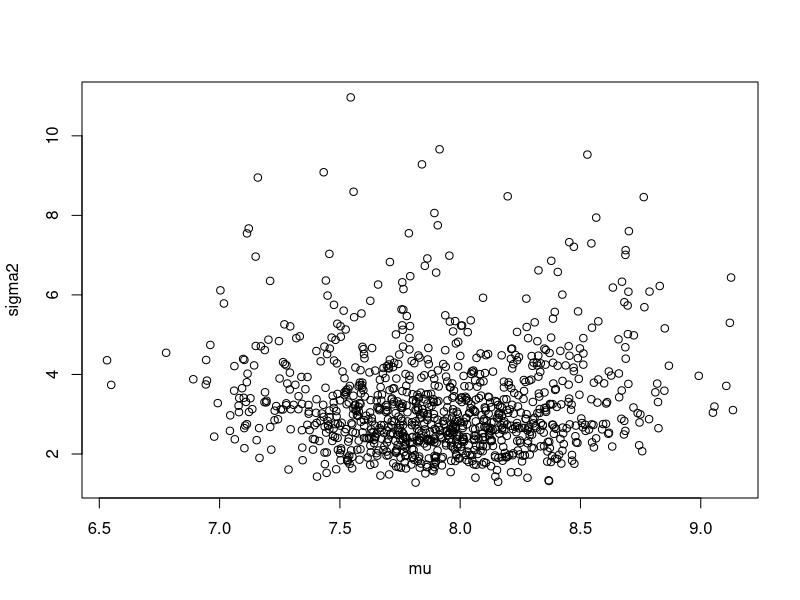
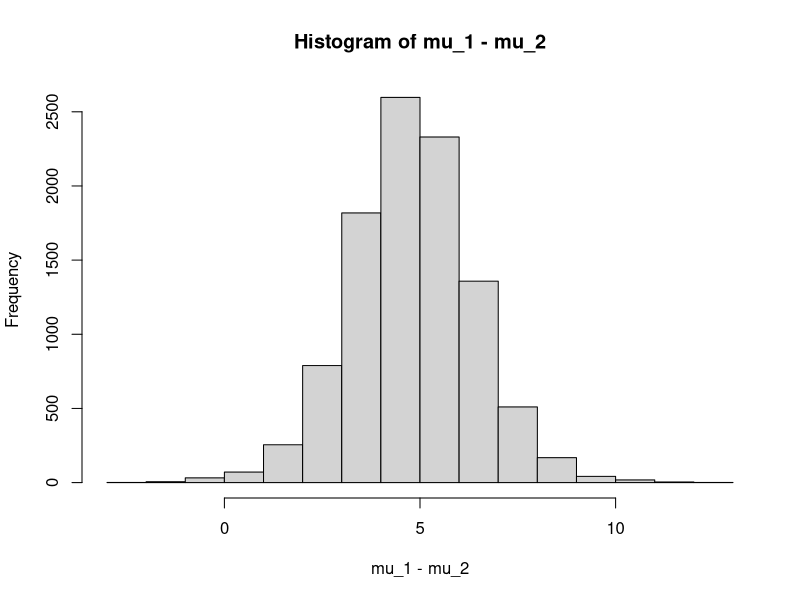

R code for these plots, in order:
## ---- chunk 1
knitr::opts_chunk$set(echo = TRUE)
## ---- chunk 2
set.seed(29)
## ---- chunk 3
library(LearnBayes)
## ---- chunk 4
y = c(9.0, 8.5, 7.0, 8.5, 6.0, 12.5, 6.0, 9.0, 8.5, 7.5, 8.0, 6.0, 9.0, 8.0, 7.0, 10.0, 9.0, 7.5, 5.0, 6.5)
y
length(y)
## ---- chunk 5
S = sum((y - mean(y))^2)
n = length(y)
sigma2 = S * 1/rchisq(1000, n - 1)
mu = rnorm(1000, mean = mean(y), sd = sqrt(sigma2)/sqrt(n))
plot(mu, sigma2)
## ---- chunk 6
quantile(mu, c(0.05, 0.95))
quantile(sqrt(sigma2), c(0.05, 0.95))
## ---- chunk 7
p_75 = mu + 0.674 * sqrt(sigma2)
mean(p_75)
sd(p_75)
## ---- chunk 8
sample_size = 10000
x = c(120, 107, 110, 116, 114, 111, 113, 117, 114, 112)
S_1 = sum((x - mean(x))^2)
m = length(x)
sigma2_1 = S_1 * 1/rchisq(sample_size, m - 1)
mu_1 = rnorm(sample_size, mean = mean(x), sd = sqrt(sigma2_1)/sqrt(m))
quantile(mu_1, c(0.05, 0.95))
quantile(sqrt(sigma2_1), c(0.05, 0.95))
y = c(110, 111, 107, 108, 110, 105, 107, 106, 111, 111)
S_2 = sum((y - mean(y))^2)
n = length(y)
sigma2_2 = S_2 * 1/rchisq(sample_size, n - 1)
mu_2 = rnorm(sample_size, mean = mean(y), sd = sqrt(sigma2_2)/sqrt(n))
quantile(mu_2, c(0.05, 0.95))
quantile(sqrt(sigma2_2), c(0.05, 0.95))
hist(mu_1 - mu_2)
